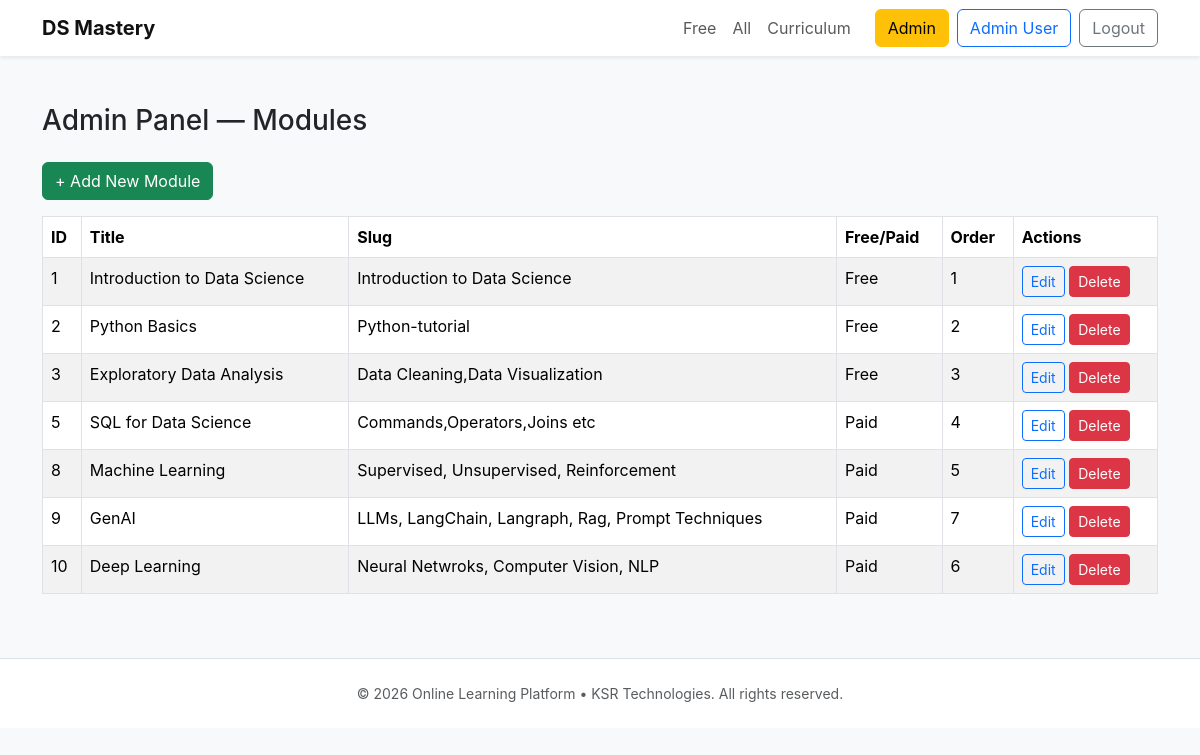
The page /admin/ (signed in) on the database its author committed.
### app/models.py (models this page shows, shortened)
class User(UserMixin, db.Model):
    id = db.Column(db.Integer, primary_key=True)
    email = db.Column(db.String(200), unique=True, nullable=False)
    password_hash = db.Column(db.String(200), nullable=False)
    full_name = db.Column(db.String(200))
    is_admin = db.Column(db.Boolean, default=False)
    created_at = db.Column(db.DateTime, server_default=func.now())
    subscription = db.relationship("Subscription", uselist=False, back_populates="user")
    payments = db.relationship("Payment", back_populates="user")
    progress = db.relationship("Progress", back_populates="user", cascade="all, delete-orphan")
    def check_admin(self):
        from config import ADMIN_EMAILS
        return self.email in ADMIN_EMAILS or self.is_admin

class Module(db.Model):
    id = db.Column(db.Integer, primary_key=True)
    slug = db.Column(db.String(150), unique=True, nullable=False)
    title = db.Column(db.String(200), nullable=False)
    description = db.Column(db.Text)
    is_free = db.Column(db.Boolean, default=False)
    content_html = db.Column(db.Text)
    order = db.Column(db.Integer, default=0)
    lessons = db.relationship("Lesson", back_populates="module", cascade="all, delete-orphan")

### app/admin_ui.py (the view)
@admin_bp.route("/")
def index():
    modules = sorted(
        Module.query.all(),
        key=lambda m: (m.order, m.id)
    )
    return render_template("admin/index.html", modules=modules)

### app/__init__.py (called while the page is built)
def create_app():
    app = Flask(
        __name__,
        template_folder="templates",
        static_folder="static"
    )
    app.config.from_object(Config)
    db.init_app(app)
    login_manager.init_app(app)
    migrate.init_app(app, db)
    login_manager.login_view = "auth.login"   # if route is /auth/login
    login_manager.login_message_category = "info"
    from .auth import auth_bp
    from .main import main_bp
    from .payments import payments_bp
    from .admin_ui import admin_bp
    app.register_blueprint(auth_bp)
    app.register_blueprint(main_bp)
    app.register_blueprint(payments_bp)
    app.register_blueprint(admin_bp)  # URL prefix is inside admin_bp
    @app.context_processor
    def inject_globals():
        from datetime import datetime
        return {
            "current_year": datetime.now().year
        }
    return app

### app/admin_ui.py (called while the page is built)
@admin_bp.before_request
def restrict():
    if (not current_user.is_authenticated) or (not current_user.check_admin()):
        flash("Admin access required", "danger")
        return redirect(url_for("auth.login"))

### app/auth.py (called while the page is built)
@login_manager.user_loader
def load_user(user_id):
    return User.query.get(int(user_id))

### app/templates/admin/index.html
{% extends "base.html" %}
{% block content %}
<h3 class="mb-4">Admin Panel — Modules</h3>
<a href="{{ url_for('admin_ui.new_module') }}" class="btn btn-success mb-3">+ Add New Module</a>
<table class="table table-bordered table-striped">
  <thead>
    <tr>
      <th>ID</th>
      <th>Title</th>
      <th>Slug</th>
      <th>Free/Paid</th>
      <th>Order</th>
      <th>Actions</th>
    </tr>
  </thead>
  <tbody>
  {% for m in modules|sort(attribute="order")|sort(attribute="id") %}
  <tr>
    <td>{{ m.id }}</td>
    <td>{{ m.title }}</td>
    <td>{{ m.slug }}</td>
    <td>{% if m.is_free %}Free{% else %}Paid{% endif %}</td>
    <td>{{ m.order }}</td>
    <td>
      <a class="btn btn-sm btn-outline-primary" href="{{ url_for('admin_ui.edit_module', id=m.id) }}">Edit</a>
      <form action="{{ url_for('admin_ui.delete_module', id=m.id) }}" method="POST" style="display:inline-block">
        <button class="btn btn-sm btn-danger" onclick="return confirm('Delete module?')">Delete</button>
      </form>
    </td>
  </tr>
  {% endfor %}
</tbody>
</table>
{% endblock %}

### app/templates/base.html (shortened to what this page needs)
<!doctype html>
<html lang="en">
<head>
    <link href="https://cdn.jsdelivr.net/npm/bootstrap@5.3.2/dist/css/bootstrap.min.css" rel="stylesheet">
    <link href="{{ url_for('static', filename='css/styles.css') }}" rel="stylesheet">
</head>
<body class="bg-light">
<nav class="navbar navbar-expand-lg bg-white shadow-sm">
    <div class="container">
        <a class="navbar-brand fw-bold" href="{{ url_for('main.home') }}">DS Mastery</a>
        <div class="collapse navbar-collapse" id="nav">
            <ul class="navbar-nav ms-auto me-3">
                <li class="nav-item"><a class="nav-link" href="{{ url_for('main.free_list') }}">Free</a></li>
                <li class="nav-item"><a class="nav-link" href="{{ url_for('main.modules_list') }}">All</a></li>
                <li class="nav-item"><a class="nav-link" href="{{ url_for('main.home') }}#curriculum">Curriculum</a></li>
            </ul>
            <div class="d-flex">
                {% if current_user.is_authenticated %}
                    {% if current_user.check_admin() %}
                        <a href="{{ url_for('admin_ui.index') }}" class="btn btn-warning me-2">
                            Admin
                        </a>
                    {% endif %}
                    <a class="btn btn-outline-primary me-2" href="{{ url_for('main.dashboard') }}">
                        {{ current_user.full_name or current_user.email }}
                    </a>
                    <a class="btn btn-outline-secondary" href="{{ url_for('auth.logout') }}">
                        Logout
                    </a>
                {% endif %}
            </div>
        </div>
    </div>
</nav>
<main class="py-5">
    <div class="container">
        {% block content %}{% endblock %}
    </div>
</main>
<footer class="bg-white py-4 border-top">
    <div class="container text-center small text-muted">
        © {{ current_year }} Online Learning Platform • KSR Technologies. All rights reserved.
    </div>
</footer>
</body>
</html>

### app/static/css/styles.css (style rules this page uses)
body { font-family: Inter, system-ui, -apple-system, "Segoe UI", Roboto, "Helvetica Neue", Arial; background: #f8f9fb; }
.navbar-brand { font-weight:700; color:#111; }

### rows shown on the page
User: full_name "Admin User"
Module: id "1", title "Introduction to Data Science", slug "Introduction to Data Science", is_free "Free", order "1"
Module: id "2", title "Python Basics", slug "Python-tutorial", is_free "Free", order "2"
Module: id "3", title "Exploratory Data Analysis", slug "Data Cleaning,Data Visualization", is_free "Free", order "3"
Module: id "5", title "SQL for Data Science", slug "Commands,Operators,Joins etc", is_free "Paid", order "4"
Module: id "8", title "Machine Learning", slug "Supervised, Unsupervised, Reinforcement", is_free "Paid", order "5"
Module: id "9", title "GenAI", slug "LLMs, LangChain, Langraph, Rag, Prompt Techniques", is_free "Paid", order "7"
Module: id "10", title "Deep Learning", slug "Neural Netwroks, Computer Vision, NLP", is_free "Paid", order "6"
